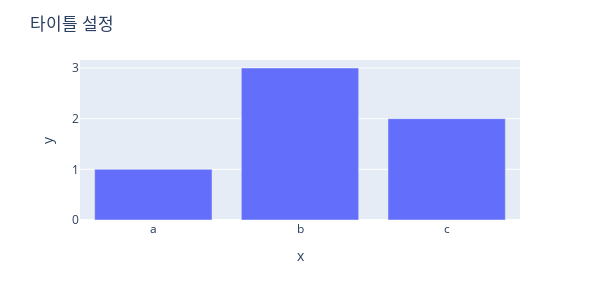

Notebook code cell kept with this figure:
### Markdown cell above
## 타이틀 설정

### Code cell
# express
fig = px.bar(x = ["a", "b", "c"], 
             y = [1, 3, 2], width = 600, height = 300)

fig.update_layout(title_text = '타이틀 설정')
fig.show()

### Figure 1 — Plotly figure (JSON) as saved in the notebook; plotly's stock layout.template omitted (floating-point values rounded to 4 significant figures)
{"data": [{"alignmentgroup": "True", "hovertemplate": "x=%{x}<br>y=%{y}<extra></extra>", "legendgroup": "", "marker": {"color": "#636efa", "pattern": {"shape": ""}}, "name": "", "offsetgroup": "", "orientation": "v", "showlegend": false, "textposition": "auto", "type": "bar", "x": ["a", "b", "c"], "xaxis": "x", "y": [1, 3, 2], "yaxis": "y"}], "layout": {"barmode": "relative", "height": 300, "legend": {"tracegroupgap": 0}, "margin": {"t": 60}, "title": {"text": "타이틀 설정"}, "width": 600, "xaxis": {"anchor": "y", "autorange": true, "domain": [0, 1], "range": [-0.5, 2.5], "title": {"text": "x"}, "type": "category"}, "yaxis": {"anchor": "x", "autorange": true, "domain": [0, 1], "range": [0, 3.158], "title": {"text": "y"}, "type": "linear"}}}
